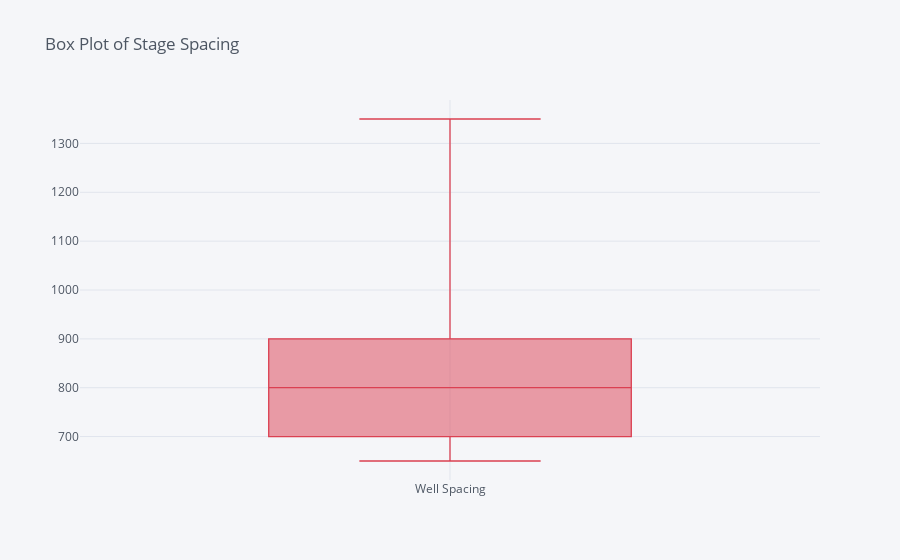

The cell this chart's notebook holds for it:
### Code cell
df_Shale['Well Spacing'].iplot(kind='box',color='red',title='Box Plot of Stage Spacing')

### Figure 1 — Plotly figure (JSON) as saved in the notebook; plotly's stock layout.template omitted (floating-point values rounded to 4 significant figures; data arrays with more than 128 entries replaced by an {"elided": "..."} marker saying what was removed)
{"data": [{"boxpoints": false, "line": {"width": 1.3}, "marker": {"color": "rgba(219, 64, 82, 1.0)"}, "name": "Well Spacing", "orientation": "v", "type": "box", "y": {"elided": "506 int values"}}], "layout": {"legend": {"bgcolor": "#F5F6F9", "font": {"color": "#4D5663"}}, "paper_bgcolor": "#F5F6F9", "plot_bgcolor": "#F5F6F9", "title": {"font": {"color": "#4D5663"}, "text": "Box Plot of Stage Spacing"}, "xaxis": {"gridcolor": "#E1E5ED", "showgrid": true, "tickfont": {"color": "#4D5663"}, "title": {"font": {"color": "#4D5663"}, "text": ""}, "zerolinecolor": "#E1E5ED"}, "yaxis": {"gridcolor": "#E1E5ED", "showgrid": true, "tickfont": {"color": "#4D5663"}, "title": {"font": {"color": "#4D5663"}, "text": ""}, "zerolinecolor": "#E1E5ED"}}}
